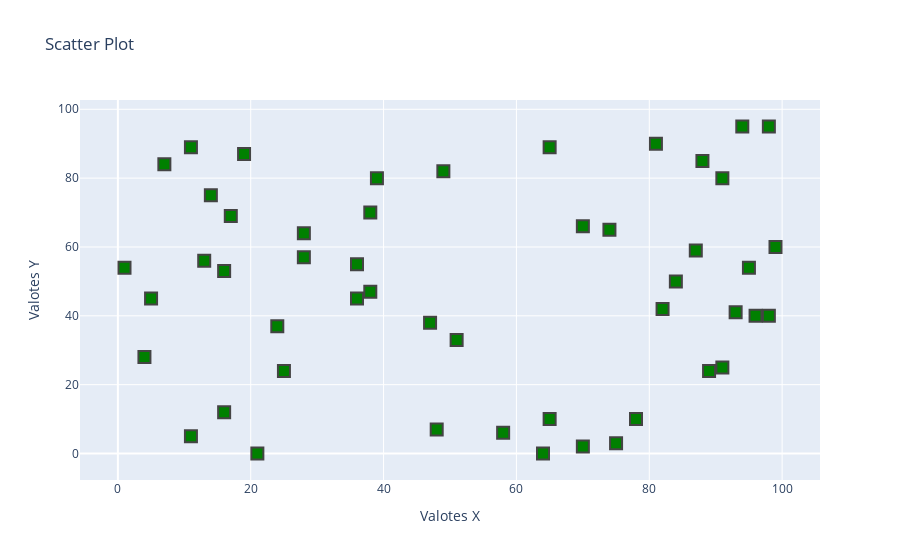

Notebook code cell kept with this figure:
### Code cell
pyo.iplot(figura)

### Figure 1 — Plotly figure (JSON) as saved in the notebook; plotly's stock layout.template omitted (floating-point values rounded to 4 significant figures)
{"data": [{"marker": {"color": "green", "line": {"width": 2}, "size": 12, "symbol": "square"}, "mode": "markers", "type": "scatter", "x": [5, 28, 21, 49, 88, 11, 82, 39, 4, 1, 16, 19, 65, 28, 81, 11, 47, 48, 24, 98, 98, 16, 91, 38, 74, 36, 75, 91, 93, 70, 99, 25, 36, 64, 95, 70, 38, 78, 17, 94, 96, 65, 13, 51, 84, 89, 7, 58, 87, 14], "y": [45, 57, 0, 82, 85, 89, 42, 80, 28, 54, 53, 87, 89, 64, 90, 5, 38, 7, 37, 40, 95, 12, 25, 70, 65, 55, 3, 80, 41, 66, 60, 24, 45, 0, 54, 2, 47, 10, 69, 95, 40, 10, 56, 33, 50, 24, 84, 6, 59, 75]}], "layout": {"title": {"text": "Scatter Plot"}, "xaxis": {"title": {"text": "Valotes X"}}, "yaxis": {"title": {"text": "Valotes Y"}}}}
